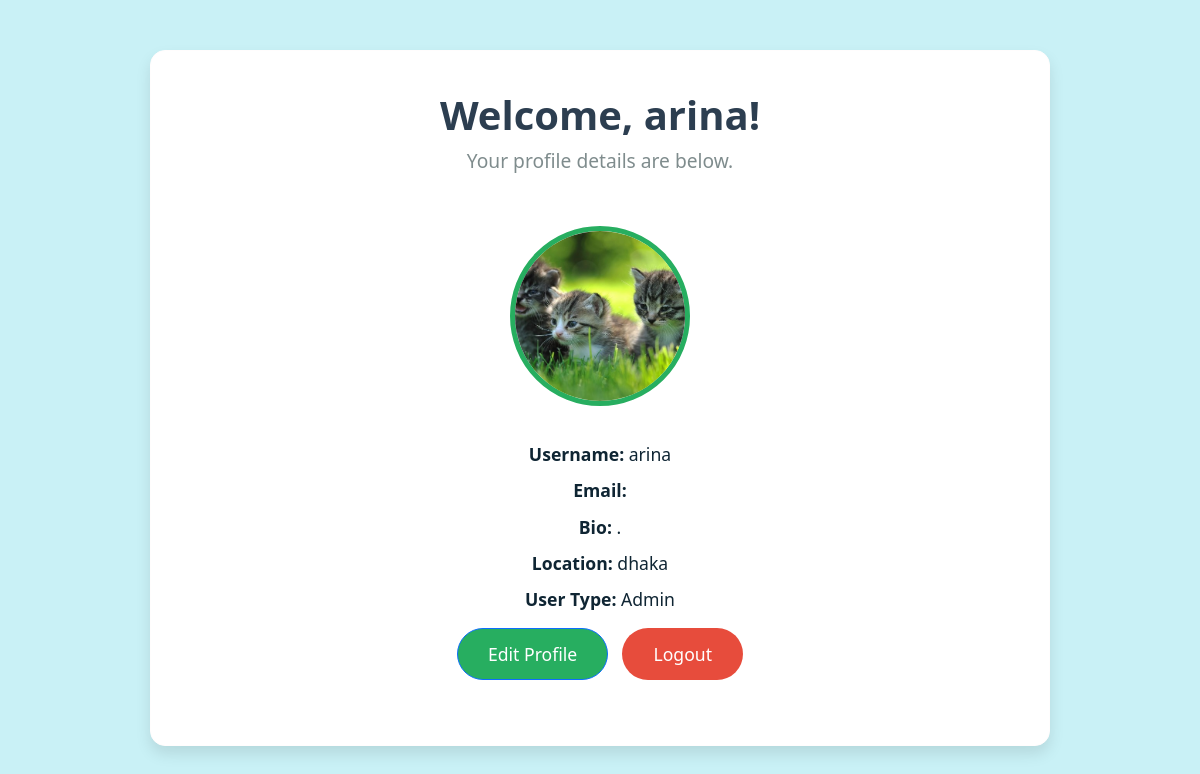
The app's page /accounts/profile (signed in) with its own data.
### accounts/models.py (models this page shows, shortened)
class Profile(models.Model):
    user = models.OneToOneField(User, on_delete=models.CASCADE)
    USER_TYPE_CHOICES = [
        ('admin', 'Admin'),
        ('seller', 'Seller'),
        ('buyer', 'Buyer'),
    ]
    user_type = models.CharField(max_length=10, choices=USER_TYPE_CHOICES, default='buyer')
    bio = models.TextField(blank=True)
    location = models.CharField(max_length=100, blank=True)
    profile_picture = models.ImageField(upload_to='profile_pics/', blank=True, null=True)
    class Meta:
        permissions = [
            ("can_add_profile", "Can add profile"),
            ("can_change_profile", "Can change profile"),
            ("can_delete_profile", "Can delete profile"),
            ("can_view_profile", "Can view profile"),
        ]

### accounts/views.py (the view)
# urls.py: path('profile', views.view_profile, name='view_profile'),
@login_required
def view_profile(request):
    try:
        profile = Profile.objects.get(user=request.user)
    except ObjectDoesNotExist:
        profile = None  # Handle case where profile does not exist
    return render(request, 'view_profile.html', {'profile': profile, 'user': request.user})

### templates/view_profile.html (shortened to what this page needs)
<!DOCTYPE html>
<html lang="en">
<head>
    <link href="https://cdn.jsdelivr.net/npm/bootstrap@5.1.3/dist/css/bootstrap.min.css" rel="stylesheet">
</head>
<body>
    <div class="container">
        <div class="profile-container">
            <div class="profile-header">
                <h1>Welcome, {{ user.username }}!</h1>
                <p>Your profile details are below.</p>
            </div>
            <div class="profile-info">
                {% if profile.profile_picture %}
                    <img src="{{ profile.profile_picture.url }}" alt="{{ user.username }}">
                {% else %}
                    <div class="no-picture">No profile picture uploaded.</div>
                {% endif %}
                <p><strong>Username:</strong> {{ user.username }}</p>
                <p><strong>Email:</strong> {{ user.email }}</p>
                <p><strong>Bio:</strong> {{ profile.bio }}</p>
                <p><strong>Location:</strong> {{ profile.location }}</p>
                <p><strong>User Type:</strong> {{ profile.get_user_type_display }}</p>
                <div>
                    <a href="{% url 'edit_profile' %}" class="btn btn-primary">Edit Profile</a>
                    <a href="{% url 'logout' %}" class="btn logout-btn">Logout</a>
                </div>
            </div>
        </div>
    </div>
</body>
</html>

### templates/view_profile.html (style rules this page uses)
body { background-color: rgba(178, 235, 242, 0.69); }
.profile-container { max-width: 900px; margin: 50px auto; padding: 40px; background-color: #ffffff; border-radius: 15px; box-shadow: 0 8px 15px rgba(0, 0, 0, 0.1); border: 1px solid #fffdfd; }
.profile-header { text-align: center; margin-bottom: 30px; }
.profile-header h1 { font-size: 2.5rem; font-weight: 600; color: #2c3e50; }
.profile-header p { font-size: 1.2rem; color: #7f8c8d; }
.profile-info { text-align: center; padding: 20px; }
.profile-info img { border-radius: 50%; width: 180px; height: 180px; object-fit: cover; border: 5px solid #27ae60; margin-bottom: 25px; }
.profile-info p { font-size: 1.1rem; color: #0f2533; margin: 10px 0; }
.profile-info .btn { background-color: #27ae60; color: white; border-radius: 30px; font-size: 1.1rem; padding: 12px 30px; margin: 5px; transition: background-color 0.3s ease, transform 0.2s ease; }
.profile-info .logout-btn { background-color: #e74c3c; margin-top: 15px; padding: 12px 30px; font-size: 1.1rem; margin: 5px; }

### records on screen
Profile: profile_picture (picture), bio ".", location "dhaka", user_type "Admin"

### other values on screen
{{ user.username }} "arina"
